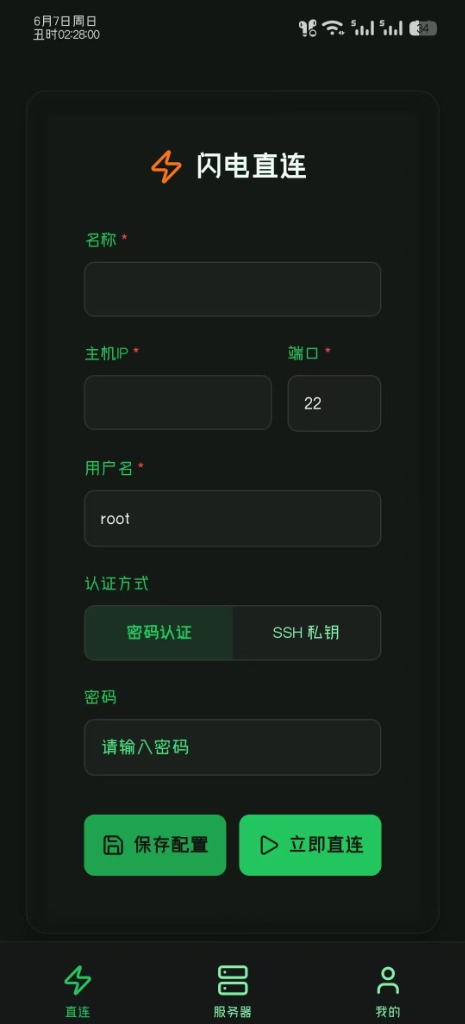
#> input picture assets/android_quick_connect.jpg, 465 x 1024 px, found by its file name
$ python crop_android.py
#> lines starting #> are read from the running program, lines starting #| are printed output that depends on the picture
import os
from PIL import Image

# 文件路径
assets_img = r"C:\Users\Angus\Desktop\Antigravity\SSH\Source_Codes\Aether-Source\AetherSSH-Go\assets\android_quick_connect.jpg"
backup_img = r"c:\Users\Angus\Desktop\Antigravity\SSH\软件图片\android_quick_connect.jpg"

def remove_status_bar(img_path):
    if not os.path.exists(img_path):
        print(f"File not found: {img_path}")
        return

    with Image.open(img_path) as img:
#> img is the input picture: PIL image 465x1024 RGB; mean R, G, B 22.8, 33.4, 25.9
        width, height = img.size
#> width = 465; height = 1024
        # 裁剪顶部约 110 像素（一般状态栏在 100px 以内）
        top_crop = 110
        cropped_img = img.crop((0, top_crop, width, height))
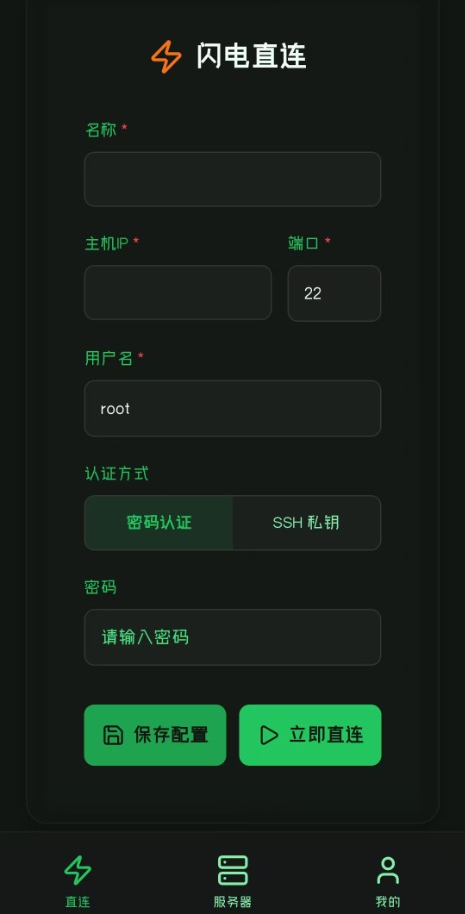
#> cropped_img: PIL image 465x914 RGB; mean R, G, B 23, 34.2, 26.3
        # 保存时使用高质量
        cropped_img.save(img_path, quality=95)
        print(f"Successfully cropped status bar from {img_path}")

# 处理 assets 下的图
remove_status_bar(assets_img)
# 顺便处理备份目录下的图，防止下次拷错
remove_status_bar(backup_img)

$ run again, with assets/1.png saved as assets/android_quick_connect.jpg
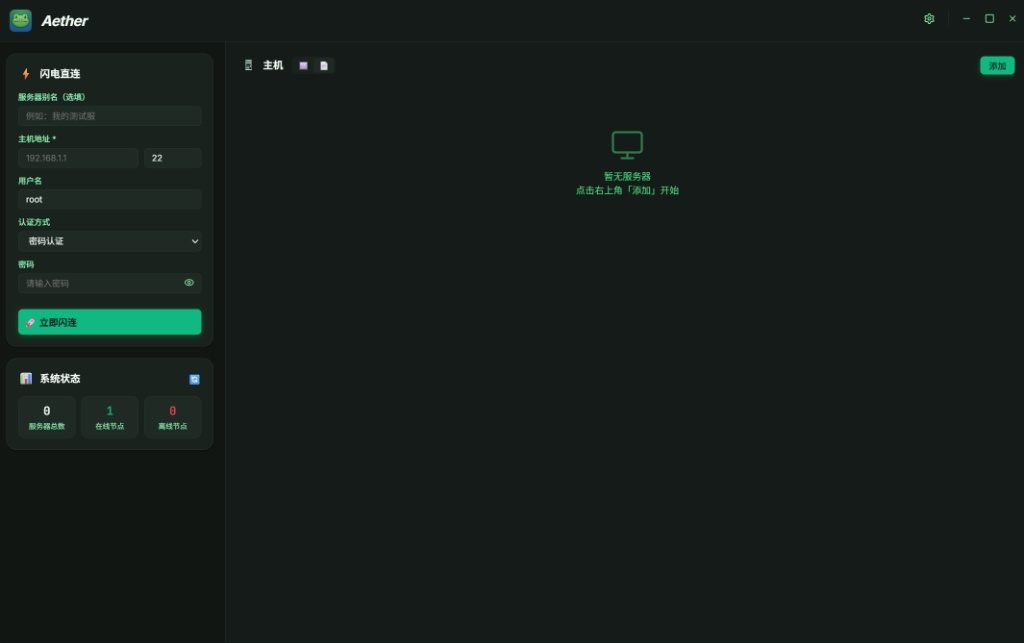
#> input picture assets/1.png, 1024 x 643 px, found by its file name
#> in remove_status_bar, img is the input picture: PIL image 1024x643 RGB; mean R, G, B 22.1, 30, 26.8
#> in remove_status_bar, `cropped_img = img.crop((0, top_crop, width, height))`:
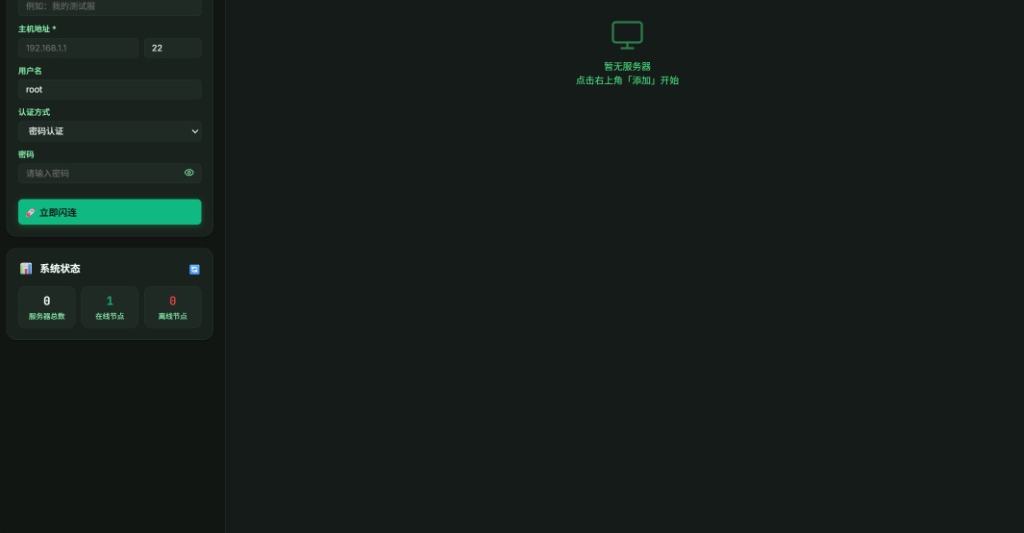
#> cropped_img: PIL image 1024x533 RGB; mean R, G, B 21.8, 29.8, 26.6

$ run again, with assets/2.png saved as assets/android_quick_connect.jpg
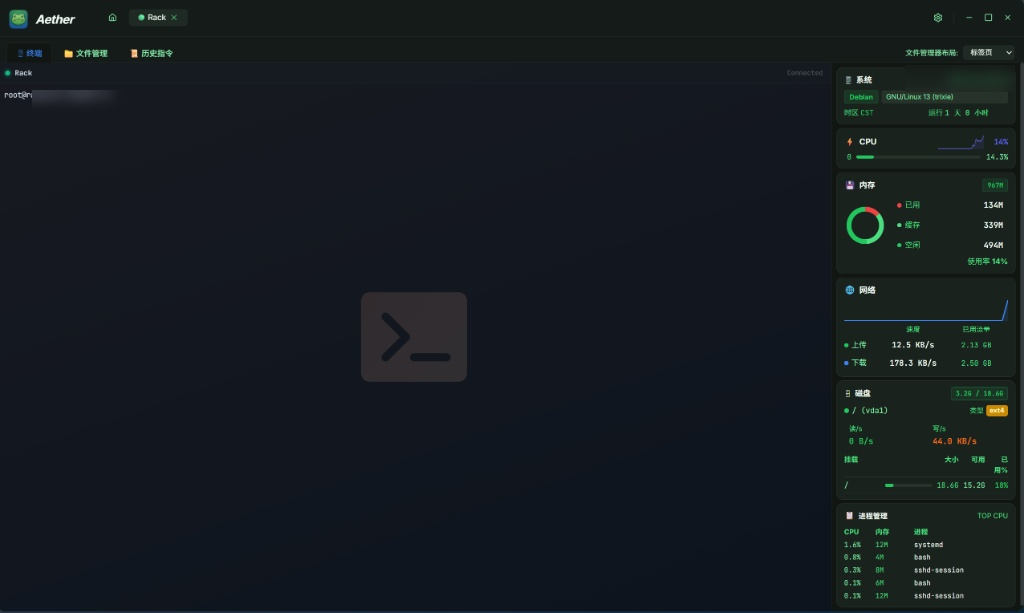
#> input picture assets/2.png, 1024 x 613 px, found by its file name
#> in remove_status_bar, img is the input picture: PIL image 1024x613 RGB; mean R, G, B 21.2, 27.1, 32.1
#> in remove_status_bar, `cropped_img = img.crop((0, top_crop, width, height))`:
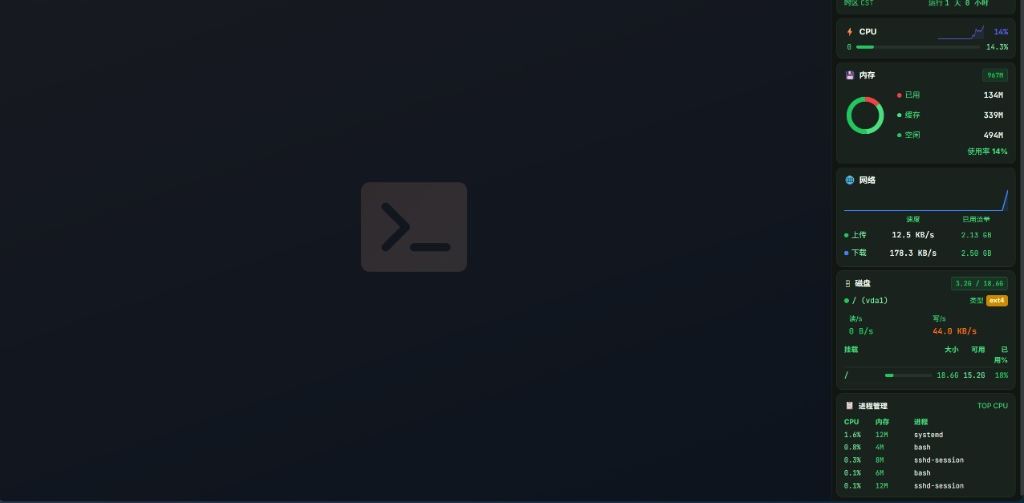
#> cropped_img: PIL image 1024x503 RGB; mean R, G, B 20.6, 26.4, 32.4
